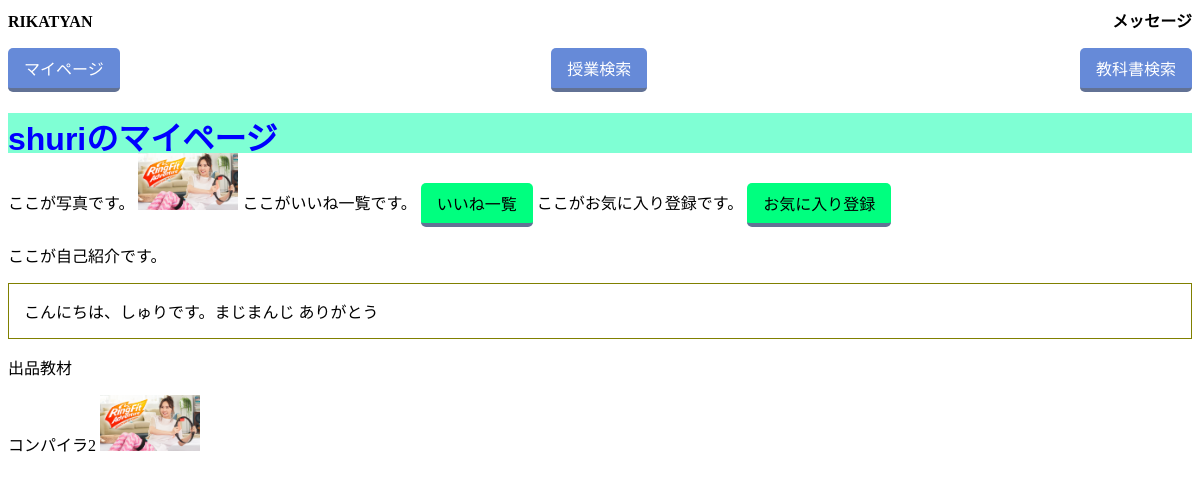
/mypage/1/, run on the app's committed database.
### users/models.py (models this page shows, shortened)
class Users(AbstractBaseUser, PermissionsMixin):
    user_id = models.IntegerField(primary_key=True)
    username = models.CharField(verbose_name='username', max_length=10, unique=True, validators=[
                                MinLengthValidator(5,), RegexValidator(r'^[a-zA-Z0-9]*$',)])
    student_number = models.CharField(verbose_name='学籍番号', unique=True, max_length=7, validators=[
                                      MinLengthValidator(7,), RegexValidator(r'^[A-Z0-9]*$',)])
    email = models.EmailField(verbose_name='Email', max_length=50)
    image = models.ImageField(
        verbose_name='プロフィール画像', upload_to="src/users/static/users/image/", blank=True, null=True)
    user_comment = models.TextField(
        verbose_name='自己紹介', max_length=300, blank=True, null=True)  # 文字数？
    is_staff = models.BooleanField(default=False)
    is_admin = models.BooleanField(default=False)
    objects = MyUserManager()
    USERNAME_FIELD = 'username'
    REQUIRED_FIELDS = ['student_number']

class Texts(models.Model):
    text_id = models.AutoField(primary_key=True)
    user_id = models.ForeignKey(Users, on_delete=models.CASCADE)  # 外部キー
    class_id = models.ForeignKey(Classes, on_delete=models.CASCADE)  # 外部キー
    title = models.TextField(max_length=50)  # 文字数？商品名
    info = models.TextField(max_length=300)  # 文字数？　商品情報
    sold_flag = models.BooleanField()
    category = models.IntegerField(
        validators=[MinValueValidator(1), MaxValueValidator(6)])  # 数字は？カテゴリ
    state = models.IntegerField(
        validators=[MinValueValidator(1), MaxValueValidator(6)])  # 数字は?商品状態
    date = models.DateTimeField(default=timezone.now)  # レコード登録時の日本時間が保存
    days = models.IntegerField(
        validators=[MinValueValidator(1), MaxValueValidator(4)])  # 数字は？お渡しまでの日数
    image1 = models.ImageField(
        verbose_name='商品画像１', upload_to="src/textpage/static/textpage/image1/", blank=False, null=False)
    image2 = models.ImageField(
        verbose_name='商品画像２', upload_to="src/textpage/static/textpage/image2/", blank=True, null=True)
    image3 = models.ImageField(
        verbose_name='商品画像３', upload_to="src/textpage/static/textpage/image3/", blank=True, null=True)

### mypage/views.py (the view)
# urls.py: path('<int:pk>/', views.MypageView.as_view(), name='mypage'),
class MypageView(generic.DetailView):
    model = Users
    template_name = 'mypage/mypage.html'
    def get_context_data(self, **kwargs):
        context = super(MypageView, self).get_context_data(**kwargs)
        context.update({
            'texts_list': Texts.objects.all(),
        })
        return context

### mypage/templates/mypage/mypage.html (shortened to what this page needs)
{% load static %}
<!DOCTYPE html>
    <head>
        <link href="{% static 'css/mypage.css' %}" rel="stylesheet">
    </head>
    <body>
        <div class="titlebar">
            <p class="RIKATYAN">RIKATYAN</p>
            <p class="message">メッセージ</p>
        </div>
        <div class="url">
            <p class="mypage"> <a href={% url 'mypage:mypage' user.user_id %} class="button">マイページ</a></p>
            <p class="c_search"><a href = "/search" class="button">授業検索</a></p>
            <p class="t_search"><a href = "/search" class="button">教科書検索</a></p>
        </div>
        <div class="top">
            <h1>{{users.username}}のマイページ</h1>
        </div>
        <div>
            ここが写真です。
            {% if users.image %}
            <img src="{{users.image.url}}" width = 100px>
            {% endif %}
            ここがいいね一覧です。
            <a href="{% url 'like:like' user.user_id %}" class="button1">いいね一覧</a>
            ここがお気に入り登録です。
            <a href="{% url 'like:likely' user.user_id %}" class="button1">お気に入り登録</a>
            <p>ここが自己紹介です。</p>
            <div style="border: #808000 solid 1px; font-size: 100%; padding: 15px;">{{users.user_comment}}</div>
            <p>出品教材</p>
            {% for text in texts_list %}
                {% if text.user_id.user_id == users.user_id %}
                    {{text.title}}
                    {% if text.image1 %}
                        <a href="{% url 'textpage:textpage' text.text_id%}"  alt="実装例" width="1200" height="814" class="aligncenter size-full wp-image-7509" >
                        <img src="{{text.image1.url}}" width = 100px></a>
                    {% endif %}
                {% endif %}
            {% endfor %}
        </div>
    </body>
</html>

### mypage/static/css/mypage.css (style rules this page uses)
.top { width: 100%; height: 40px; color: blue; background: aquamarine; font-family: 'Lucida Sans', 'Lucida Sans Regular', 'Lucida Grande', 'Lucida Sans Unicode', Geneva, Verdana, sans-serif; }
.RIKATYAN { display: table-cell; text-align: left; }
.message { display: table-cell; text-align: right; }
.titlebar { display: table; width: 100%; color:black; font-weight:bold; }
.mypage { display: table-cell; text-align: left; }
.c_search { display: table-cell; text-align: center; }
.t_search { display: table-cell; text-align: right; }
.button, .button1, .button2 { display: inline-block; padding: 0.5em 1em; text-decoration: none; background: #668ad8; color: #FFF; border-bottom: solid 4px #627295; border-radius: 3px; border-radius: 5px; }
.button1 { background: springgreen; color: black; }
.url { display: table; width: 100%; color:black; }

### data on the page
Users: username "shuri", image (picture), user_comment "こんにちは、しゅりです。まじまんじ ありがとう"
Texts: title "コンパイラ2", image1 (picture)
